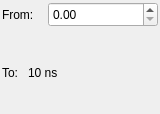
<?xml version="1.0" encoding="UTF-8"?>
<ui version="4.0">
 <class>TimeControl</class>
 <widget class="QWidget" name="TimeControl">
  <property name="geometry">
   <rect>
    <x>0</x>
    <y>0</y>
    <width>160</width>
    <height>114</height>
   </rect>
  </property>
  <property name="windowTitle">
   <string>Form</string>
  </property>
  <layout class="QGridLayout" name="gridLayout">
   <property name="margin">
    <number>2</number>
   </property>
   <item row="0" column="0">
    <layout class="QVBoxLayout" name="verticalLayout">
     <item>
      <layout class="QHBoxLayout" name="horizontalLayout">
       <item>
        <widget class="QLabel" name="label_2">
         <property name="maximumSize">
          <size>
           <width>40</width>
           <height>25</height>
          </size>
         </property>
         <property name="text">
          <string>From:</string>
         </property>
        </widget>
       </item>
       <item>
        <widget class="TimeSpinBox" name="beginTimeSpinBox">
         <property name="maximumSize">
          <size>
           <width>16777215</width>
           <height>25</height>
          </size>
         </property>
        </widget>
       </item>
      </layout>
     </item>
     <item>
      <layout class="QHBoxLayout" name="horizontalLayout_2">
       <item>
        <widget class="QLabel" name="label_3">
         <property name="maximumSize">
          <size>
           <width>20</width>
           <height>25</height>
          </size>
         </property>
         <property name="text">
          <string>To:</string>
         </property>
        </widget>
       </item>
       <item>
        <widget class="QLabel" name="to">
         <property name="text">
          <string>10 ns</string>
         </property>
        </widget>
       </item>
      </layout>
     </item>
    </layout>
   </item>
  </layout>
 </widget>
 <customwidgets>
  <customwidget>
   <class>TimeSpinBox</class>
   <extends>QDoubleSpinBox</extends>
   <header>GUI/CommonKnobs/TimeSpinBox.h</header>
  </customwidget>
 </customwidgets>
 <resources/>
 <connections/>
</ui>
